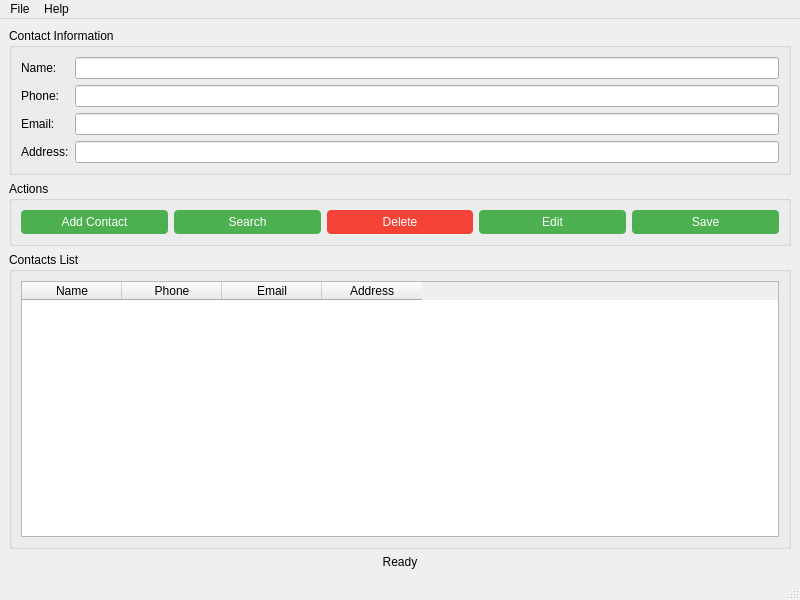
<?xml version="1.0" encoding="UTF-8"?>
<ui version="4.0">
 <class>MainWindow</class>
 <widget class="QMainWindow" name="MainWindow">
  <property name="geometry">
   <rect>
    <x>0</x>
    <y>0</y>
    <width>800</width>
    <height>600</height>
   </rect>
  </property>
  <property name="windowTitle">
   <string>Phonebook Application</string>
  </property>
  <widget class="QWidget" name="centralwidget">
   <layout class="QVBoxLayout" name="verticalLayout">
    <item>
     <widget class="QGroupBox" name="groupBox">
      <property name="title">
       <string>Contact Information</string>
      </property>
      <layout class="QFormLayout" name="formLayout">
       <item row="0" column="0">
        <widget class="QLabel" name="label">
         <property name="text">
          <string>Name:</string>
         </property>
        </widget>
       </item>
       <item row="0" column="1">
        <widget class="QLineEdit" name="nameLineEdit"/>
       </item>
       <item row="1" column="0">
        <widget class="QLabel" name="label_2">
         <property name="text">
          <string>Phone:</string>
         </property>
        </widget>
       </item>
       <item row="1" column="1">
        <widget class="QLineEdit" name="phoneLineEdit"/>
       </item>
       <item row="2" column="0">
        <widget class="QLabel" name="label_3">
         <property name="text">
          <string>Email:</string>
         </property>
        </widget>
       </item>
       <item row="2" column="1">
        <widget class="QLineEdit" name="emailLineEdit"/>
       </item>
       <item row="3" column="0">
        <widget class="QLabel" name="label_4">
         <property name="text">
          <string>Address:</string>
         </property>
        </widget>
       </item>
       <item row="3" column="1">
        <widget class="QLineEdit" name="addressLineEdit"/>
       </item>
      </layout>
     </widget>
    </item>
    <item>
     <widget class="QGroupBox" name="groupBox_2">
      <property name="title">
       <string>Actions</string>
      </property>
      <layout class="QHBoxLayout" name="horizontalLayout">
       <item>
        <widget class="QPushButton" name="addButton">
         <property name="styleSheet">
          <string notr="true">QPushButton {
    background-color: #4CAF50;
    color: white;
    border: none;
    border-radius: 4px;
    padding: 5px 10px;
}

QPushButton:hover {
    background-color: #45a049;
}</string>
         </property>
         <property name="text">
          <string>Add Contact</string>
         </property>
        </widget>
       </item>
       <item>
        <widget class="QPushButton" name="searchButton">
         <property name="styleSheet">
          <string notr="true">QPushButton {
    background-color: #4CAF50;
    color: white;
    border: none;
    border-radius: 4px;
    padding: 5px 10px;
}

QPushButton:hover {
    background-color: #45a049;
}</string>
         </property>
         <property name="text">
          <string>Search</string>
         </property>
        </widget>
       </item>
       <item>
        <widget class="QPushButton" name="deleteButton">
         <property name="styleSheet">
          <string notr="true">QPushButton {
    background-color: #f44336;
    color: white;
    border: none;
    border-radius: 4px;
    padding: 5px 10px;
}

QPushButton:hover {
    background-color: #da190b;
}

QPushButton:pressed {
    background-color: black;
}</string>
         </property>
         <property name="text">
          <string>Delete</string>
         </property>
        </widget>
       </item>
       <item>
        <widget class="QPushButton" name="editButton">
         <property name="styleSheet">
          <string notr="true">QPushButton {
    background-color: #4CAF50;
    color: white;
    border: none;
    border-radius: 4px;
    padding: 5px 10px;
}

QPushButton:hover {
    background-color: #45a049;
}</string>
         </property>
         <property name="text">
          <string>Edit</string>
         </property>
        </widget>
       </item>
       <item>
        <widget class="QPushButton" name="saveButton">
         <property name="styleSheet">
          <string notr="true">QPushButton {
    background-color: #4CAF50;
    color: white;
    border: none;
    border-radius: 4px;
    padding: 5px 10px;
}

QPushButton:hover {
    background-color: #45a049;
}

QPushButton:pressed {
    background-color: black;
}</string>
         </property>
         <property name="text">
          <string>Save</string>
         </property>
        </widget>
       </item>
      </layout>
     </widget>
    </item>
    <item>
     <widget class="QGroupBox" name="groupBox_3">
      <property name="title">
       <string>Contacts List</string>
      </property>
      <layout class="QVBoxLayout" name="verticalLayout_2">
       <item>
        <widget class="QTableWidget" name="contactsTable">
         <column>
          <property name="text">
           <string>Name</string>
          </property>
         </column>
         <column>
          <property name="text">
           <string>Phone</string>
          </property>
         </column>
         <column>
          <property name="text">
           <string>Email</string>
          </property>
         </column>
         <column>
          <property name="text">
           <string>Address</string>
          </property>
         </column>
        </widget>
       </item>
      </layout>
     </widget>
    </item>
    <item>
     <widget class="QLabel" name="statusLabel">
      <property name="text">
       <string>Ready</string>
      </property>
      <property name="alignment">
       <set>Qt::AlignmentFlag::AlignCenter</set>
      </property>
     </widget>
    </item>
   </layout>
  </widget>
  <widget class="QMenuBar" name="menubar">
   <property name="geometry">
    <rect>
     <x>0</x>
     <y>0</y>
     <width>800</width>
     <height>22</height>
    </rect>
   </property>
   <widget class="QMenu" name="menuFile">
    <property name="title">
     <string>File</string>
    </property>
    <addaction name="actionSave"/>
    <addaction name="actionLoad"/>
    <addaction name="actionExit"/>
   </widget>
   <widget class="QMenu" name="menuHelp">
    <property name="title">
     <string>Help</string>
    </property>
    <addaction name="actionAbout"/>
   </widget>
   <addaction name="menuFile"/>
   <addaction name="menuHelp"/>
  </widget>
  <widget class="QStatusBar" name="statusbar"/>
  <action name="actionSave">
   <property name="text">
    <string>Save</string>
   </property>
  </action>
  <action name="actionLoad">
   <property name="text">
    <string>Load</string>
   </property>
  </action>
  <action name="actionExit">
   <property name="text">
    <string>Exit</string>
   </property>
  </action>
  <action name="actionAbout">
   <property name="text">
    <string>About</string>
   </property>
  </action>
 </widget>
 <resources/>
 <connections>
  <connection>
   <sender>actionExit</sender>
   <signal>triggered()</signal>
   <receiver>MainWindow</receiver>
   <slot>close()</slot>
   <hints>
    <hint type="sourcelabel">
     <x>-1</x>
     <y>-1</y>
    </hint>
    <hint type="destinationlabel">
     <x>400</x>
     <y>300</y>
    </hint>
   </hints>
  </connection>
 </connections>
</ui>
